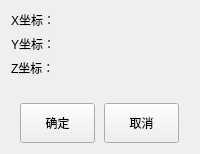
      <widget class="QWidget" name="page_2">
       <layout class="QGridLayout" name="gridLayout">
        <item row="1" column="1">
         <widget class="QLabel" name="PntY">
          <property name="sizePolicy">
           <sizepolicy hsizetype="Expanding" vsizetype="Preferred">
            <horstretch>0</horstretch>
            <verstretch>0</verstretch>
           </sizepolicy>
          </property>
          <property name="maximumSize">
           <size>
            <width>16777215</width>
            <height>20</height>
           </size>
          </property>
          <property name="text">
           <string/>
          </property>
         </widget>
        </item>
        <item row="1" column="0">
         <widget class="QLabel" name="label_17">
          <property name="text">
           <string>Y坐标：</string>
          </property>
         </widget>
        </item>
        <item row="2" column="0">
         <widget class="QLabel" name="label_18">
          <property name="text">
           <string>Z坐标：</string>
          </property>
         </widget>
        </item>
        <item row="0" column="0">
         <widget class="QLabel" name="label_16">
          <property name="maximumSize">
           <size>
            <width>50</width>
            <height>20</height>
           </size>
          </property>
          <property name="text">
           <string>X坐标：</string>
          </property>
         </widget>
        </item>
        <item row="0" column="1">
         <widget class="QLabel" name="PntX">
          <property name="sizePolicy">
           <sizepolicy hsizetype="Expanding" vsizetype="Preferred">
            <horstretch>0</horstretch>
            <verstretch>0</verstretch>
           </sizepolicy>
          </property>
          <property name="maximumSize">
           <size>
            <width>16777215</width>
            <height>20</height>
           </size>
          </property>
          <property name="text">
           <string/>
          </property>
         </widget>
        </item>
        <item row="2" column="1">
         <widget class="QLabel" name="PntZ">
          <property name="maximumSize">
           <size>
            <width>16777215</width>
            <height>20</height>
           </size>
          </property>
          <property name="text">
           <string/>
          </property>
         </widget>
        </item>
        <item row="3" column="0">
         <widget class="QLabel" name="label">
          <property name="text">
           <string/>
          </property>
         </widget>
        </item>
        <item row="4" column="0" colspan="2">
         <widget class="QWidget" name="widget" native="true">
          <property name="maximumSize">
           <size>
            <width>16777215</width>
            <height>50</height>
           </size>
          </property>
          <layout class="QHBoxLayout" name="horizontalLayout">
           <property name="spacing">
            <number>0</number>
           </property>
           <property name="margin">
            <number>0</number>
           </property>
           <item>
            <widget class="QPushButton" name="pushButton">
             <property name="minimumSize">
              <size>
               <width>75</width>
               <height>40</height>
              </size>
             </property>
             <property name="maximumSize">
              <size>
               <width>75</width>
               <height>40</height>
              </size>
             </property>
             <property name="text">
              <string>确定</string>
             </property>
            </widget>
           </item>
           <item>
            <widget class="QPushButton" name="pushButton_2">
             <property name="minimumSize">
              <size>
               <width>75</width>
               <height>40</height>
              </size>
             </property>
             <property name="maximumSize">
              <size>
               <width>75</width>
               <height>40</height>
              </size>
             </property>
             <property name="text">
              <string>取消</string>
             </property>
            </widget>
           </item>
          </layout>
         </widget>
        </item>
       </layout>
      </widget>
